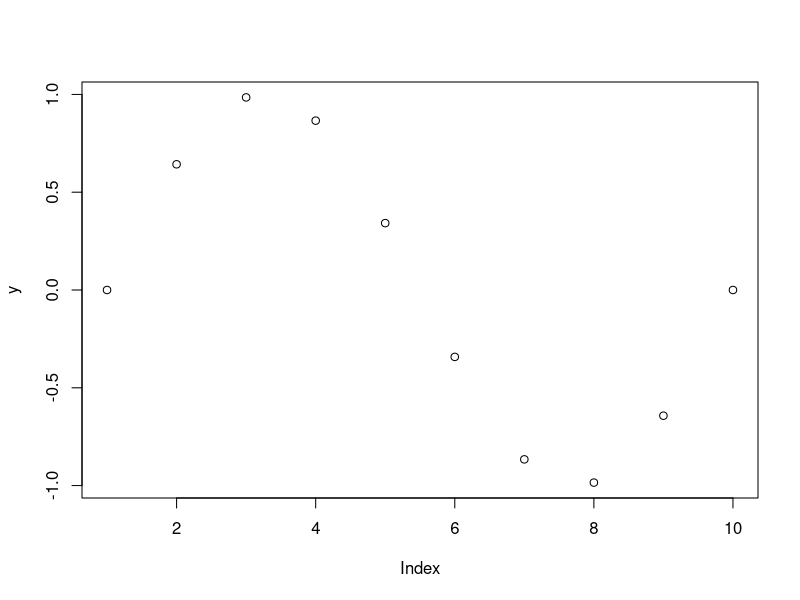
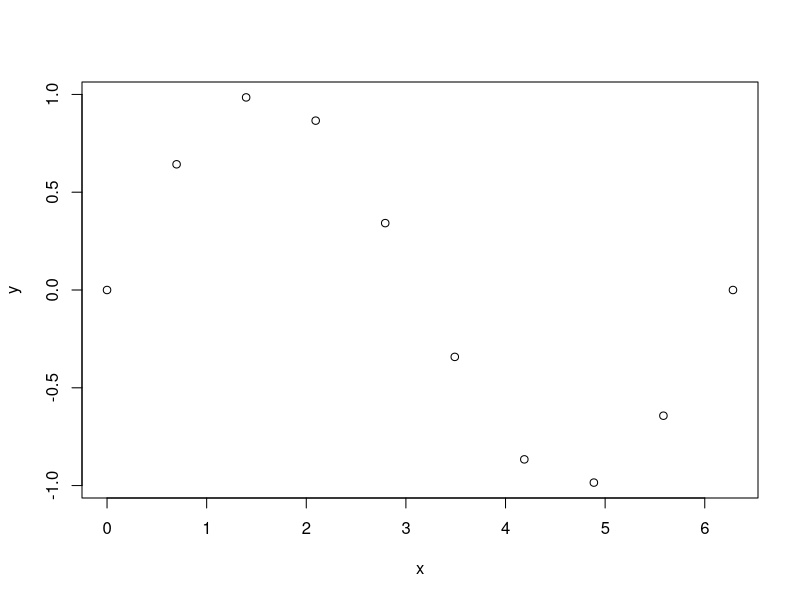
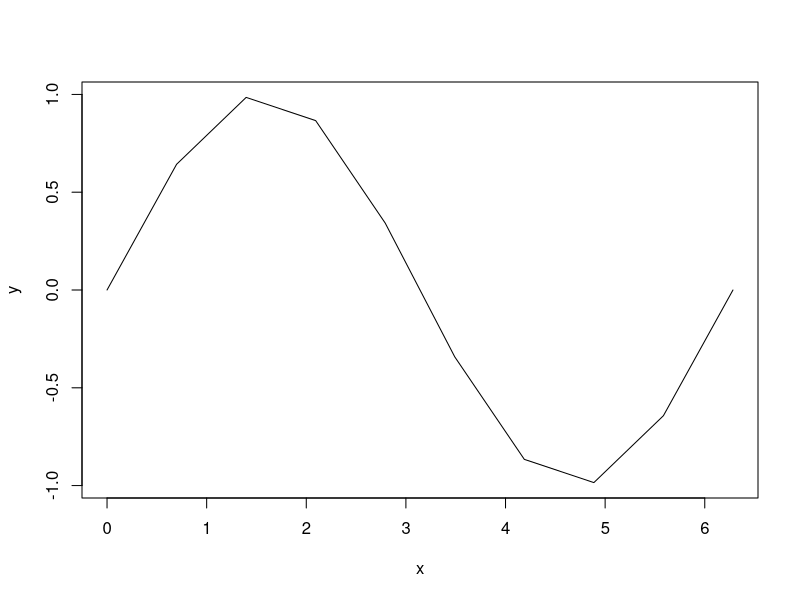
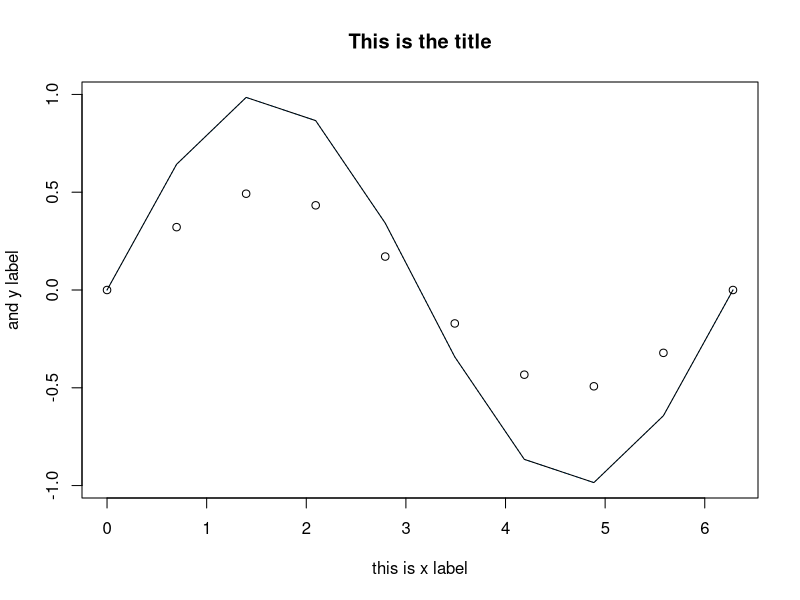
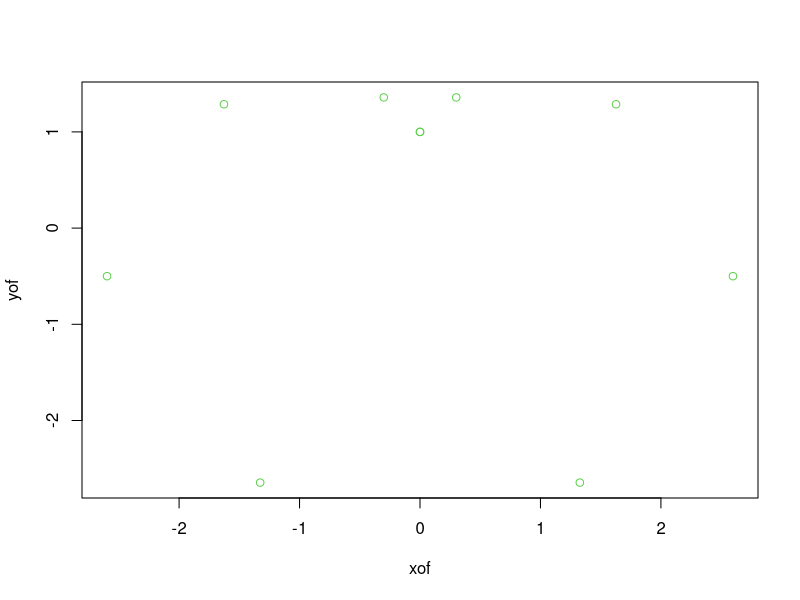
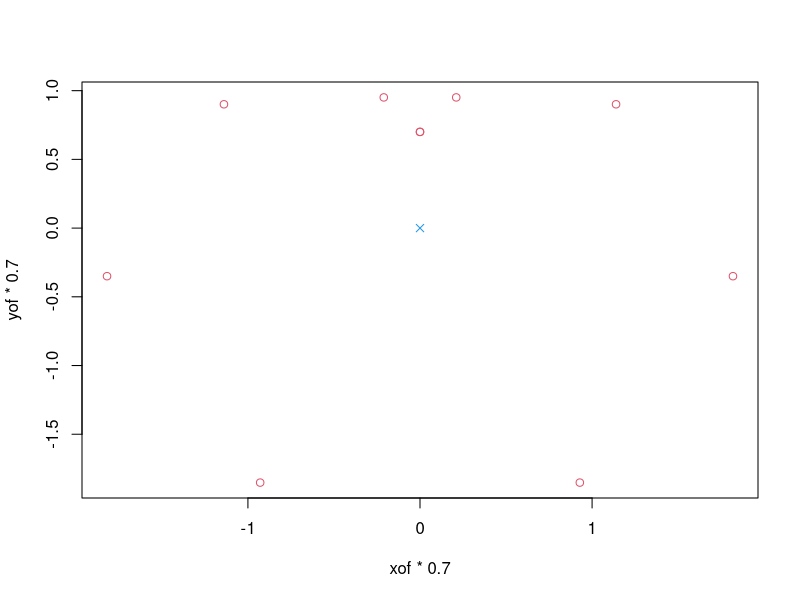

R code for these plots, in order:
x=seq(from=0,to=2*pi,length.out=10) 
y=sin(x)

plot(y)

plot(x,y)
##--------------------##
plot(x,y,type="l")

plot(x,y,type="l",col=4,lty=3,main="This is the title",xlab="this is x label",ylab="and y label")

##--------------------##

# These draw on top of the plot
points(x,0.5*y)
lines(x,y)



#Exercise: Consider a cardioid curve that is defined by:
#  x(t)= sin(2t)-2sin(t)
#  y(t)= 2cos(t)-cos(2t)

#Construct a dense regular sequence t on interval [0, 2*pi] and
#plot the curve using function plot. 
x=seq(from=0,to=2*pi,length.out=10) 
xof = sin(2*x)-2*sin(x)
yof = 2*cos(x)-cos(2*x)
plot(xof,yof,lty=3,col=3)

#Multiply both vectors x and y by 0.7 and add a red dashed curve to the existing plot.
#Add a blue “x” point at the origin.
plot(xof*.7,yof*.7,lty=3,col=2)
points(0,0,pch=4,col=4)
